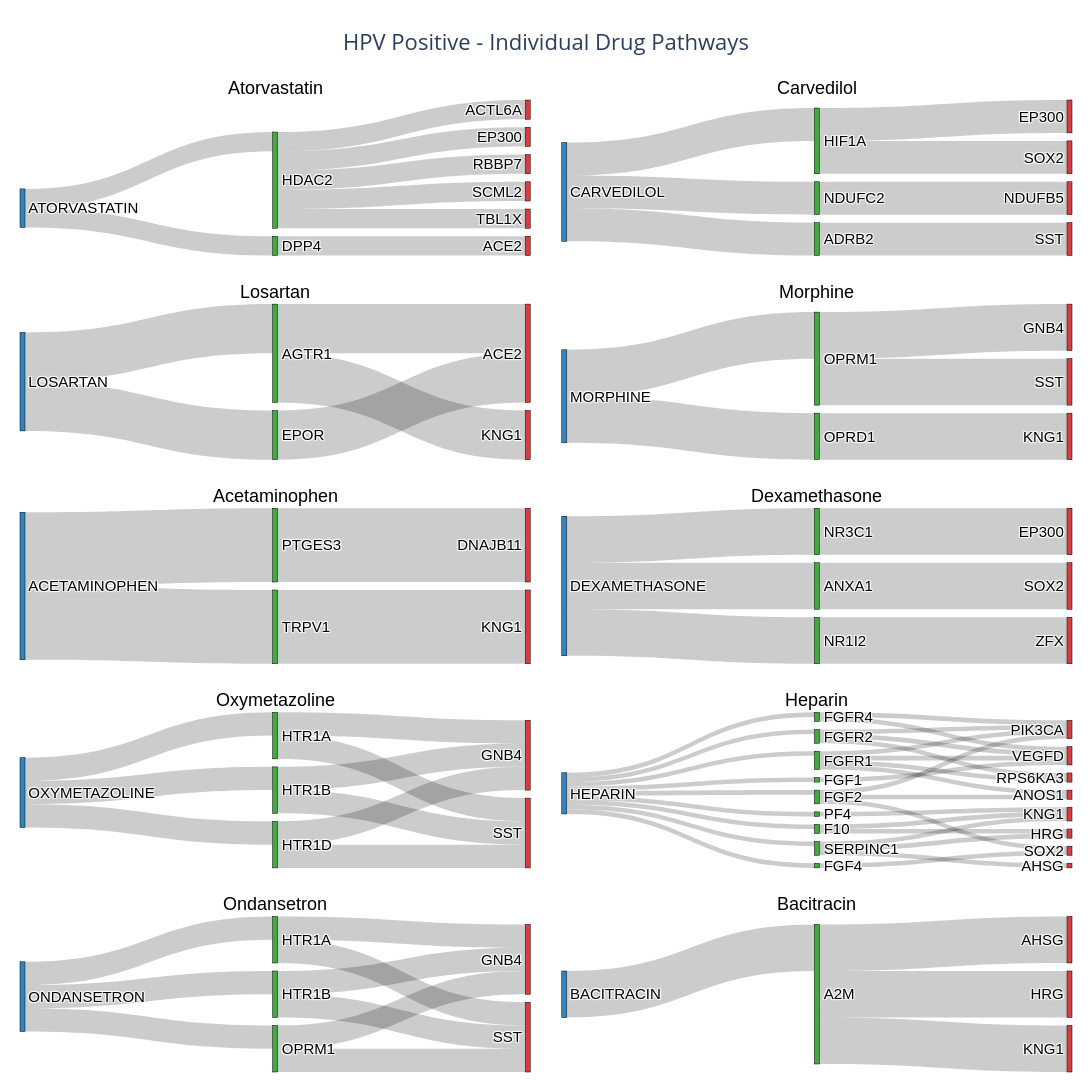

Notebook code cell kept with this figure:
### Code cell
# drugs_interested = ['ACETAMINOPHEN', 'HEPARIN', 'LEVOTHYROXINE', 'DEXAMETHASONE', 'ATORVASTATIN', 'LOSARTAN']
plot_multiple_sankeys(hpv_pos_df_indirect_explicit, list(grouped_ehr_pos_results.sort_values(by='xgb_importance')['drug'].unique()[:10]), title_prefix="HPV Positive - ")

### Figure 1 — Plotly figure (JSON) as saved in the notebook; plotly's stock layout.template omitted (floating-point values rounded to 4 significant figures)
{"data": [{"arrangement": "snap", "domain": {"x": [0, 0.485], "y": [0.84, 1]}, "link": {"color": "rgba(0, 0, 0, 0.2)", "source": [0, 0, 1, 2, 2, 2, 2, 2], "target": [1, 2, 3, 4, 5, 6, 7, 8], "value": [1, 1, 1, 1, 1, 1, 1, 1]}, "node": {"color": ["rgba(31, 119, 180, 0.9)", "rgba(44, 160, 44, 0.9)", "rgba(44, 160, 44, 0.9)", "rgba(214, 39, 40, 0.9)", "rgba(214, 39, 40, 0.9)", "rgba(214, 39, 40, 0.9)", "rgba(214, 39, 40, 0.9)", "rgba(214, 39, 40, 0.9)", "rgba(214, 39, 40, 0.9)"], "label": ["ATORVASTATIN", "DPP4", "HDAC2", "ACE2", "ACTL6A", "EP300", "RBBP7", "SCML2", "TBL1X"], "line": {"color": "black", "width": 0.5}, "pad": 8, "thickness": 5}, "textfont": {"color": "black", "family": "Arial", "size": 15}, "type": "sankey", "valueformat": ".0f"}, {"arrangement": "snap", "domain": {"x": [0.515, 1], "y": [0.84, 1]}, "link": {"color": "rgba(0, 0, 0, 0.2)", "source": [0, 0, 0, 1, 2, 2, 3], "target": [1, 2, 3, 7, 4, 6, 5], "value": [1, 1, 1, 1, 1, 1, 1]}, "node": {"color": ["rgba(31, 119, 180, 0.9)", "rgba(44, 160, 44, 0.9)", "rgba(44, 160, 44, 0.9)", "rgba(44, 160, 44, 0.9)", "rgba(214, 39, 40, 0.9)", "rgba(214, 39, 40, 0.9)", "rgba(214, 39, 40, 0.9)", "rgba(214, 39, 40, 0.9)"], "label": ["CARVEDILOL", "ADRB2", "HIF1A", "NDUFC2", "EP300", "NDUFB5", "SOX2", "SST"], "line": {"color": "black", "width": 0.5}, "pad": 8, "thickness": 5}, "textfont": {"color": "black", "family": "Arial", "size": 15}, "type": "sankey", "valueformat": ".0f"}, {"arrangement": "snap", "domain": {"x": [0, 0.485], "y": [0.63, 0.79]}, "link": {"color": "rgba(0, 0, 0, 0.2)", "source": [0, 0, 1, 1, 2], "target": [1, 2, 3, 4, 3], "value": [1, 1, 1, 1, 1]}, "node": {"color": ["rgba(31, 119, 180, 0.9)", "rgba(44, 160, 44, 0.9)", "rgba(44, 160, 44, 0.9)", "rgba(214, 39, 40, 0.9)", "rgba(214, 39, 40, 0.9)"], "label": ["LOSARTAN", "AGTR1", "EPOR", "ACE2", "KNG1"], "line": {"color": "black", "width": 0.5}, "pad": 8, "thickness": 5}, "textfont": {"color": "black", "family": "Arial", "size": 15}, "type": "sankey", "valueformat": ".0f"}, {"arrangement": "snap", "domain": {"x": [0.515, 1], "y": [0.63, 0.79]}, "link": {"color": "rgba(0, 0, 0, 0.2)", "source": [0, 0, 1, 2, 2], "target": [1, 2, 4, 3, 5], "value": [1, 1, 1, 1, 1]}, "node": {"color": ["rgba(31, 119, 180, 0.9)", "rgba(44, 160, 44, 0.9)", "rgba(44, 160, 44, 0.9)", "rgba(214, 39, 40, 0.9)", "rgba(214, 39, 40, 0.9)", "rgba(214, 39, 40, 0.9)"], "label": ["MORPHINE", "OPRD1", "OPRM1", "GNB4", "KNG1", "SST"], "line": {"color": "black", "width": 0.5}, "pad": 8, "thickness": 5}, "textfont": {"color": "black", "family": "Arial", "size": 15}, "type": "sankey", "valueformat": ".0f"}, {"arrangement": "snap", "domain": {"x": [0, 0.485], "y": [0.42, 0.58]}, "link": {"color": "rgba(0, 0, 0, 0.2)", "source": [0, 0, 1, 2], "target": [1, 2, 3, 4], "value": [1, 1, 1, 1]}, "node": {"color": ["rgba(31, 119, 180, 0.9)", "rgba(44, 160, 44, 0.9)", "rgba(44, 160, 44, 0.9)", "rgba(214, 39, 40, 0.9)", "rgba(214, 39, 40, 0.9)"], "label": ["ACETAMINOPHEN", "PTGES3", "TRPV1", "DNAJB11", "KNG1"], "line": {"color": "black", "width": 0.5}, "pad": 8, "thickness": 5}, "textfont": {"color": "black", "family": "Arial", "size": 15}, "type": "sankey", "valueformat": ".0f"}, {"arrangement": "snap", "domain": {"x": [0.515, 1], "y": [0.42, 0.58]}, "link": {"color": "rgba(0, 0, 0, 0.2)", "source": [0, 0, 0, 1, 2, 3], "target": [1, 2, 3, 5, 6, 4], "value": [1, 1, 1, 1, 1, 1]}, "node": {"color": ["rgba(31, 119, 180, 0.9)", "rgba(44, 160, 44, 0.9)", "rgba(44, 160, 44, 0.9)", "rgba(44, 160, 44, 0.9)", "rgba(214, 39, 40, 0.9)", "rgba(214, 39, 40, 0.9)", "rgba(214, 39, 40, 0.9)"], "label": ["DEXAMETHASONE", "ANXA1", "NR1I2", "NR3C1", "EP300", "SOX2", "ZFX"], "line": {"color": "black", "width": 0.5}, "pad": 8, "thickness": 5}, "textfont": {"color": "black", "family": "Arial", "size": 15}, "type": "sankey", "valueformat": ".0f"}, {"arrangement": "snap", "domain": {"x": [0, 0.485], "y": [0.21, 0.37]}, "link": {"color": "rgba(0, 0, 0, 0.2)", "source": [0, 0, 0, 1, 1, 2, 2, 3, 3], "target": [1, 2, 3, 4, 5, 4, 5, 4, 5], "value": [1, 1, 1, 1, 1, 1, 1, 1, 1]}, "node": {"color": ["rgba(31, 119, 180, 0.9)", "rgba(44, 160, 44, 0.9)", "rgba(44, 160, 44, 0.9)", "rgba(44, 160, 44, 0.9)", "rgba(214, 39, 40, 0.9)", "rgba(214, 39, 40, 0.9)"], "label": ["OXYMETAZOLINE", "HTR1A", "HTR1B", "HTR1D", "GNB4", "SST"], "line": {"color": "black", "width": 0.5}, "pad": 8, "thickness": 5}, "textfont": {"color": "black", "family": "Arial", "size": 15}, "type": "sankey", "valueformat": ".0f"}, {"arrangement": "snap", "domain": {"x": [0.515, 1], "y": [0.21, 0.37]}, "link": {"color": "rgba(0, 0, 0, 0.2)", "source": [0, 0, 0, 0, 0, 0, 0, 0, 0, 1, 1, 2, 3, 3, 3, 4, 5, 5, 5, 5, 6, 6, 6, 7, 7, 8, 9, 9, 9], "target": [1, 2, 3, 4, 5, 6, 7, 8, 9, 12, 13, 17, 11, 14, 16, 16, 11, 14, 15, 17, 14, 15, 17, 14, 17, 13, 10, 12, 13], "value": [1, 1, 1, 1, 1, 1, 1, 1, 1, 1, 1, 1, 1, 1, 1, 1, 1, 1, 1, 1, 1, 1, 1, 1, 1, 1, 1, 1, 1]}, "node": {"color": ["rgba(31, 119, 180, 0.9)", "rgba(44, 160, 44, 0.9)", "rgba(44, 160, 44, 0.9)", "rgba(44, 160, 44, 0.9)", "rgba(44, 160, 44, 0.9)", "rgba(44, 160, 44, 0.9)", "rgba(44, 160, 44, 0.9)", "rgba(44, 160, 44, 0.9)", "rgba(44, 160, 44, 0.9)", "rgba(44, 160, 44, 0.9)", "rgba(214, 39, 40, 0.9)", "rgba(214, 39, 40, 0.9)", "rgba(214, 39, 40, 0.9)", "rgba(214, 39, 40, 0.9)", "rgba(214, 39, 40, 0.9)", "rgba(214, 39, 40, 0.9)", "rgba(214, 39, 40, 0.9)", "rgba(214, 39, 40, 0.9)"], "label": ["HEPARIN", "F10", "FGF1", "FGF2", "FGF4", "FGFR1", "FGFR2", "FGFR4", "PF4", "SERPINC1", "AHSG", "ANOS1", "HRG", "KNG1", "PIK3CA", "RPS6KA3", "SOX2", "VEGFD"], "line": {"color": "black", "width": 0.5}, "pad": 8, "thickness": 5}, "textfont": {"color": "black", "family": "Arial", "size": 15}, "type": "sankey", "valueformat": ".0f"}, {"arrangement": "snap", "domain": {"x": [0, 0.485], "y": [0, 0.16]}, "link": {"color": "rgba(0, 0, 0, 0.2)", "source": [0, 0, 0, 1, 1, 2, 2, 3, 3], "target": [1, 2, 3, 4, 5, 4, 5, 4, 5], "value": [1, 1, 1, 1, 1, 1, 1, 1, 1]}, "node": {"color": ["rgba(31, 119, 180, 0.9)", "rgba(44, 160, 44, 0.9)", "rgba(44, 160, 44, 0.9)", "rgba(44, 160, 44, 0.9)", "rgba(214, 39, 40, 0.9)", "rgba(214, 39, 40, 0.9)"], "label": ["ONDANSETRON", "HTR1A", "HTR1B", "OPRM1", "GNB4", "SST"], "line": {"color": "black", "width": 0.5}, "pad": 8, "thickness": 5}, "textfont": {"color": "black", "family": "Arial", "size": 15}, "type": "sankey", "valueformat": ".0f"}, {"arrangement": "snap", "domain": {"x": [0.515, 1], "y": [0, 0.16]}, "link": {"color": "rgba(0, 0, 0, 0.2)", "source": [0, 1, 1, 1], "target": [1, 2, 3, 4], "value": [1, 1, 1, 1]}, "node": {"color": ["rgba(31, 119, 180, 0.9)", "rgba(44, 160, 44, 0.9)", "rgba(214, 39, 40, 0.9)", "rgba(214, 39, 40, 0.9)", "rgba(214, 39, 40, 0.9)"], "label": ["BACITRACIN", "A2M", "AHSG", "HRG", "KNG1"], "line": {"color": "black", "width": 0.5}, "pad": 8, "thickness": 5}, "textfont": {"color": "black", "family": "Arial", "size": 15}, "type": "sankey", "valueformat": ".0f"}], "layout": {"annotations": [{"font": {"color": "black", "family": "Arial", "size": 18}, "showarrow": false, "text": "Atorvastatin", "x": 0.2425, "xanchor": "center", "xref": "paper", "y": 1, "yanchor": "bottom", "yref": "paper"}, {"font": {"color": "black", "family": "Arial", "size": 18}, "showarrow": false, "text": "Carvedilol", "x": 0.7575, "xanchor": "center", "xref": "paper", "y": 1, "yanchor": "bottom", "yref": "paper"}, {"font": {"color": "black", "family": "Arial", "size": 18}, "showarrow": false, "text": "Losartan", "x": 0.2425, "xanchor": "center", "xref": "paper", "y": 0.79, "yanchor": "bottom", "yref": "paper"}, {"font": {"color": "black", "family": "Arial", "size": 18}, "showarrow": false, "text": "Morphine", "x": 0.7575, "xanchor": "center", "xref": "paper", "y": 0.79, "yanchor": "bottom", "yref": "paper"}, {"font": {"color": "black", "family": "Arial", "size": 18}, "showarrow": false, "text": "Acetaminophen", "x": 0.2425, "xanchor": "center", "xref": "paper", "y": 0.58, "yanchor": "bottom", "yref": "paper"}, {"font": {"color": "black", "family": "Arial", "size": 18}, "showarrow": false, "text": "Dexamethasone", "x": 0.7575, "xanchor": "center", "xref": "paper", "y": 0.58, "yanchor": "bottom", "yref": "paper"}, {"font": {"color": "black", "family": "Arial", "size": 18}, "showarrow": false, "text": "Oxymetazoline", "x": 0.2425, "xanchor": "center", "xref": "paper", "y": 0.37, "yanchor": "bottom", "yref": "paper"}, {"font": {"color": "black", "family": "Arial", "size": 18}, "showarrow": false, "text": "Heparin", "x": 0.7575, "xanchor": "center", "xref": "paper", "y": 0.37, "yanchor": "bottom", "yref": "paper"}, {"font": {"color": "black", "family": "Arial", "size": 18}, "showarrow": false, "text": "Ondansetron", "x": 0.2425, "xanchor": "center", "xref": "paper", "y": 0.16, "yanchor": "bottom", "yref": "paper"}, {"font": {"color": "black", "family": "Arial", "size": 18}, "showarrow": false, "text": "Bacitracin", "x": 0.7575, "xanchor": "center", "xref": "paper", "y": 0.16, "yanchor": "bottom", "yref": "paper"}], "font": {"size": 14}, "height": 2200, "margin": {"b": 20, "l": 20, "r": 20, "t": 100}, "showlegend": false, "title": {"font": {"size": 22}, "text": "HPV Positive - Individual Drug Pathways<br>", "x": 0.5, "xanchor": "center"}, "width": 2000}}
